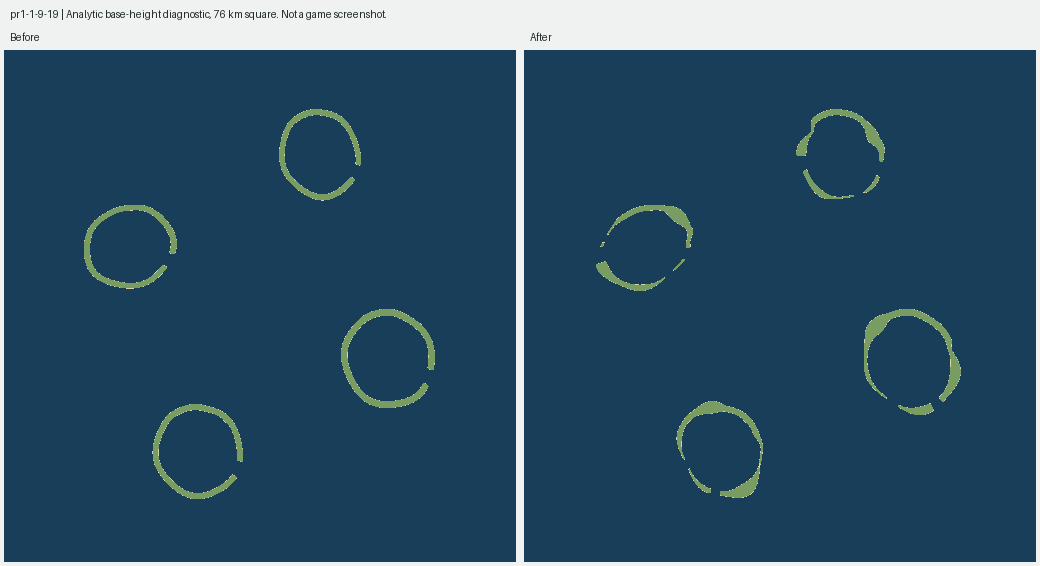
#> input picture docs/validation/procedural-regions/natural-landforms/atolls-comparison.png, 1040 x 566 px, given in place of atolls-before.png, which was not available
$ python draw-analytic-maps.py
#> lines starting #> are read from the running program, lines starting #| are printed output that depends on the picture; pictures that were not available may be replaced by others from this repository, and a replacement may not be noted
"""Colour analytic sample grids; these are diagnostics, not game screenshots."""
from PIL import Image, ImageDraw
from pathlib import Path
import numpy as np
root=Path(__file__).resolve().parent
colours=[(0,5,[216,211,166]),(5,35,[121,156,98]),(35,250,[74,121,87]),(250,700,[101,123,103]),(700,1400,[149,154,146]),(1400,3000,[221,224,217])]
for file in root.glob('*.bin'):
    a=np.fromfile(file,dtype='<f4',offset=4).reshape(512,512,4)[:,:,0]
    rgb=np.zeros((512,512,3),dtype=np.uint8);rgb[:]=[24,62,89]
    for lo,hi,colour in colours:rgb[(a>=lo)&(a<hi)]=colour
    Image.fromarray(rgb).save(file.with_suffix('.png'))
for name,id in [('atolls','pr1-1-9-19'),('fjords','pr1-4-17-7')]:
    page=Image.new('RGB',(1040,566),(240,242,241));d=ImageDraw.Draw(page)
    d.text((10,8),f'{id} | Analytic base-height diagnostic, 76 km square. Not a game screenshot.',fill=(30,40,40))
    for i,label in enumerate(['before','after']):
        d.text((10+520*i,31),label.title(),fill=(30,40,40))
        page.paste(Image.open(root/f'{name}-{label}.png'),(4+520*i,50))
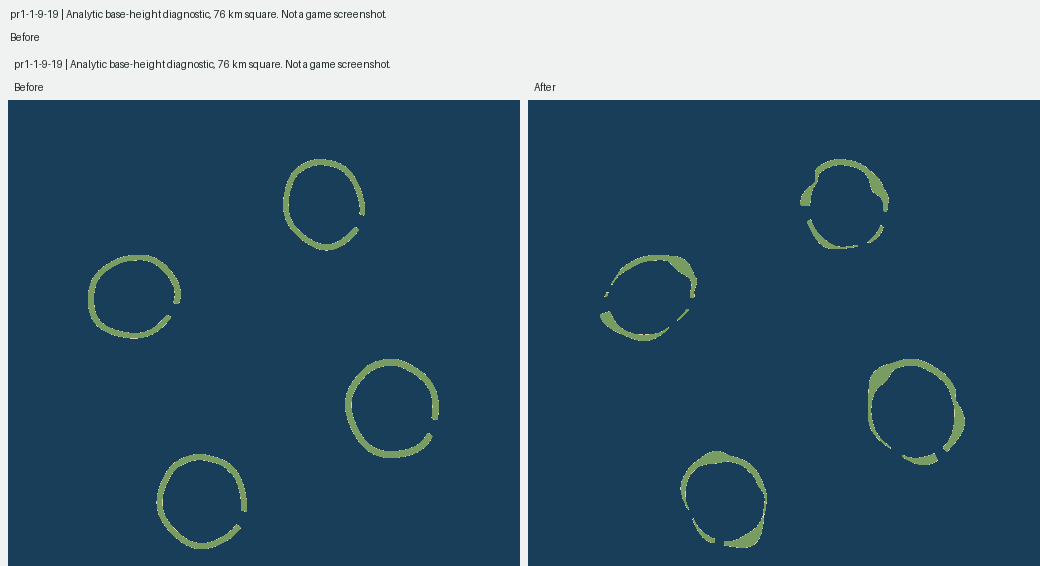
#> page: PIL image 1040x566 RGB; mean R, G, B 66.4, 97.5, 117.4
    page.save(root/f'{name}-comparison.png')
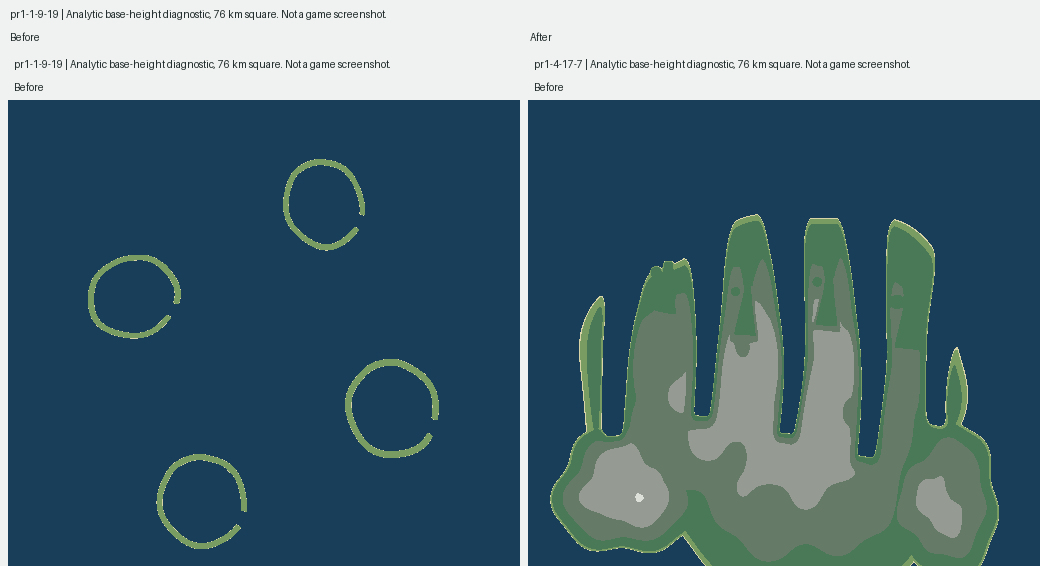
#> saved as atolls-comparison.png: PIL image 1040x566 RGB; mean R, G, B 79.4, 108.4, 120.4
#> pass 2 of the loop `for name,id in [('atolls','pr1-1-9-19'),('fjords','pr1-4-17-7')]:`:
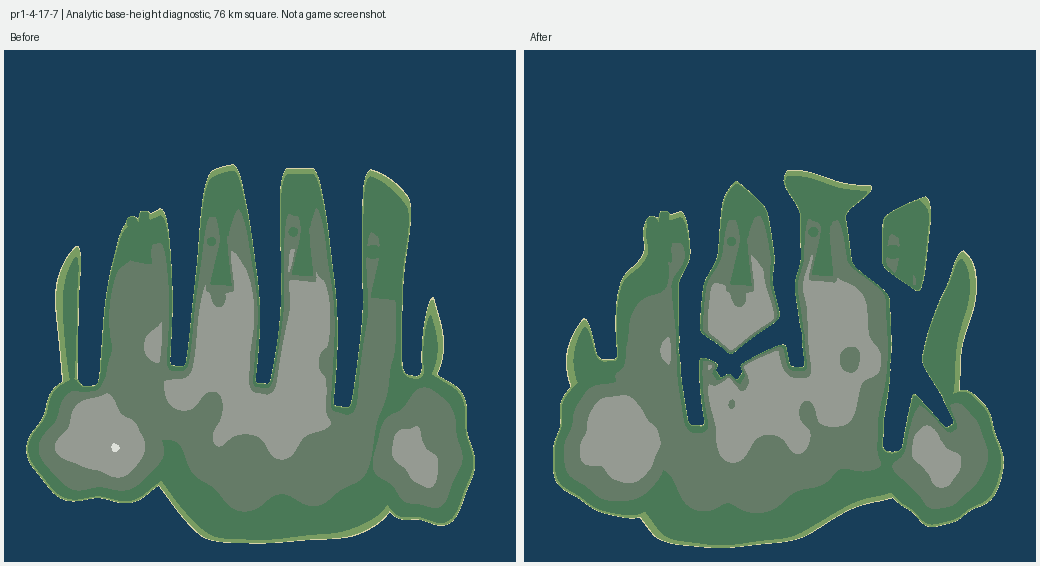
#> input picture docs/validation/procedural-regions/natural-landforms/fjords-comparison.png, 1040 x 566 px, given in place of fjords-before.png, which was not available
#> `page.paste(Image.open(root/f'{name}-{label}.png'),(4+520*i,50))`:
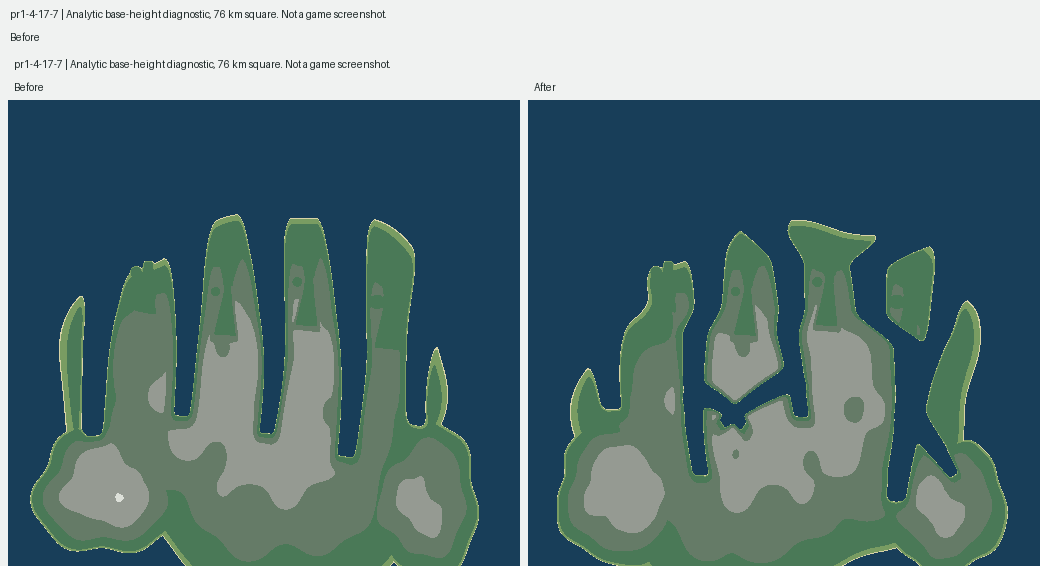
#> page: PIL image 1040x566 RGB; mean R, G, B 92.5, 119.6, 124
#> (the run stopped early here; a loop or call above may not have finished)
